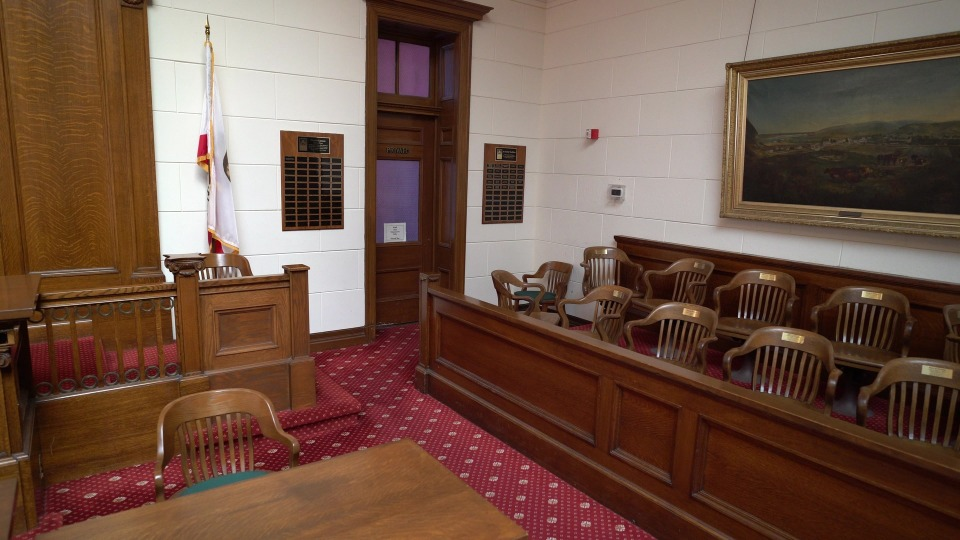
#> input picture input/im_courtroom_00086_left.jpg, 960 x 540 px; its folder holds 4 pictures in this run
$ python script.py
#> lines starting #> are read from the running program, lines starting #| are printed output that depends on the picture; after the words box and inside, x2 and y2 are one past the last pixel; in counts of white or black regions, pixels touching at a corner belong together
import math

# import Q1

import os
import random

import numpy as np
import cv2 as cv
from matplotlib import pyplot as plt

from cv2 import drawMatchesKnn as drawMatchesTwoImages


def algebraic_distance(pts1, pts2, F):
    n = len(pts1)
    sum = 0
    for i in range(len(pts1)):
        sum += np.matmul(np.matmul(np.transpose(pts2[i]), F), pts1[i])
    return abs(sum / n)


def epipolar_distance(pts1, pts2, F):
    sum1 = 0
    sum2 = 0
    for i in range(len(pts1)):
        Fx = np.matmul(F, pts1[i])
        Fxt = np.transpose(Fx)
        a = Fxt[0]
        b = Fxt[1]
        sum1 += (np.matmul(np.transpose(pts2[i]), Fx) / math.sqrt(a ** 2 + b ** 2)) ** 2

    Ft = np.transpose(F)
    for i in range(len(pts2)):
        Fx = np.matmul(Ft, pts2[i])
        Fxt = np.transpose(Fx)
        a = Fxt[0]
        b = Fxt[1]
        sum2 += (np.matmul(np.transpose(pts1[i]), Fx) / math.sqrt(a ** 2 + b ** 2)) ** 2

    return (sum1 + sum2) / len(pts1)


def getPoints(img1, img2):
    sift = cv.SIFT_create()
    # find the keypoints and descriptors with SIFT
    # grey_img1 = cv.cvtColor(img1, cv.COLOR_BGR2GRAY)
    # grey_img2 = cv.cvtColor(img2, cv.COLOR_BGR2GRAY)
    kp1, des1 = sift.detectAndCompute(img1, None)
    kp2, des2 = sift.detectAndCompute(img2, None)

    # [6 lines of commented-out code are left out]
    BF = cv.BFMatcher()
    matches = BF.knnMatch(des1, des2, k=2)
    pts1 = []
    pts2 = []
    for i, (m, n) in enumerate(matches):
        if m.distance < 0.9 * n.distance:
            pts2.append(kp2[m.trainIdx].pt)
            pts1.append(kp1[m.queryIdx].pt)
    return pts1, pts2


def drawlines(img1, img2, lines, pts1, pts2):
    ''' img1 - image on which we draw the epilines for the points in img2
        lines - corresponding epilines '''
    r, c = img1.shape
    img1 = cv.cvtColor(img1,cv.COLOR_GRAY2BGR)
    img2 = cv.cvtColor(img2,cv.COLOR_GRAY2BGR)
    for r, pt1, pt2 in zip(lines, pts1, pts2):

        color = tuple(np.random.randint(0, 255, 3).tolist())
        x0, y0 = map(int, [0, -r[2] / r[1]])
        x1, y1 = map(int, [c, -(r[2] + r[0] * c) / r[1]])
        img1 = cv.line(img1, (x0, y0), (x1, y1), color, 1)
        img1 = cv.circle(img1, tuple(pt1), 5, color, -1)
        img2 = cv.circle(img2, tuple(pt2), 5, color, -1)
    return img1, img2


def findFundamentalMatrix(pts1, pts2, method=cv.FM_8POINT):
    if method == cv.FM_7POINT:
        indexes = [i for i in range(len(pts1))]
        taken = random.sample(indexes, 7)
        pts1 = [pts1[i] for i in taken]
        pts2 = [pts2[i] for i in taken]

    pts1 = np.float32(pts1)
    pts2 = np.float32(pts2)
    F, mask = cv.findFundamentalMat(pts1, pts2, method)
    # We select only inlier points
    pts1 = pts1[mask.ravel() == 1]
    pts2 = pts2[mask.ravel() == 1]
    return F[:3], pts1, pts2


def findAndDrawEpilines(img1, img2, F, pts1, pts2):
    new_pts2 = [[p[0], p[1], 1] for p in pts2]
    #lines1 = np.matmul(new_pts2, F)

    lines1 = cv.computeCorrespondEpilines(pts2,2,F)
    lines1 = lines1.reshape(-1, 3)
    img5, img6 = drawlines(img1, img2, lines1, pts1, pts2)
    # Find epilines corresponding to points in left image (first image) and
    # drawing its lines on right image
    new_pts1 = [[p[0], p[1], 1] for p in pts1]
    #lines2 = np.matmul(new_pts1, F)
    lines2 = cv.computeCorrespondEpilines(pts1,1, F)
    lines2 = lines2.reshape(-1, 3)
    img3, img4 = drawlines(img2, img1, lines2, pts2, pts1)
    cv.imshow("1",img5)
    cv.imshow("2",img3)
    cv.waitKey(0)
    # plt.subplot(121), plt.imshow(img5)
    # plt.subplot(122), plt.imshow(img3)
    # plt.show()
    return new_pts1, new_pts2, F


def run_script(img1, img2, pts1, pts2, method=cv.FM_8POINT):
    #pts1, pts2 = getPoints(img1, img2)
    F, pts1, pts2 = findFundamentalMatrix(pts1[:25], pts2[:25], method)
    return findAndDrawEpilines(img1, img2, F, pts1, pts2)


if __name__ == "__main__":
    print(os.listdir("./input/"))

    img1Path = "./input/im_family_00084_left.jpg"
    img2Path = "./input/im_family_00100_right.jpg"
    pts1 = [(134.33870967741933, 246.17290322580652), (213.82258064516128, 307.2051612903226),
            (460.7903225806452, 149.65677419354836), (567.241935483871, 300.1083870967743),
            (624.016129032258, 172.36645161290323), (855.3709677419354, 209.26967741935493),
            (870.983870967742, 314.30193548387103), (122.9838709677419, 50.30193548387092)]
    pts2 = [(58.209677419354875, 249.0116129032259), (109.30645161290317, 307.2051612903226),
            (349.1774193548388, 126.9470967741936), (554.9838709677417, 335.59225806451616),
            (701.1774193548388, 152.49548387096775), (803.3709677419354, 206.43096774193555),
            (864.4032258064515, 417.9148387096775), (579.1129032258066, 34.68903225806457)]
    img1Path = "./input/im_courtroom_00086_left.jpg"
    img2Path = "./input/im_courtroom_00089_right.jpg"
    pts1 = [(164.14516129032256, 253.26967741935493), (280.53225806451616, 128.36645161290323),
            (435.2419354838709, 112.75354838709677), (524.6612903225807, 143.9793548387097),
            (541.6935483870968, 67.33419354838702), (614.0806451612902, 233.39870967741945),
            (741.8225806451612, 197.9148387096775), (699.241935483871, 412.23741935483883)]
    pts2 = [(295.241935483871, 190.81806451612908), (313.6935483870968, 88.62451612903226),
            (414.4677419354839, 71.59225806451616), (486.8548387096773, 94.30193548387103),
            (496.7903225806451, 29.011612903225796), (567.758064516129, 165.26967741935493),
            (667.1129032258066, 132.62451612903226), (681.3064516129032, 261.785806451613)]
    img1 = cv.imread(img1Path,0)  # queryimage # left image
#> img1: shape (540, 960); min 0, max 255, mean 90.8
    img2 = cv.imread(img2Path,0)  # trainimage # right image
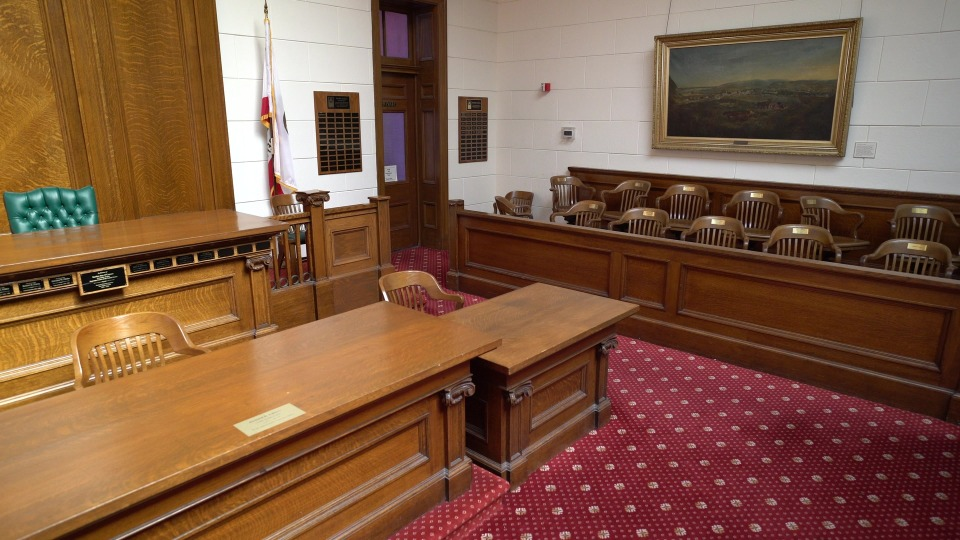
#> input picture input/im_courtroom_00089_right.jpg, 960 x 540 px
#> img2: shape (540, 960); min 0, max 255, mean 99.6


    pts1, pts2, F = run_script(img1, img2, pts1, pts2, method=cv.FM_7POINT)
#> after the loop in drawlines, `for r, pt1, pt2 in zip(lines, pts1, pts2):`:
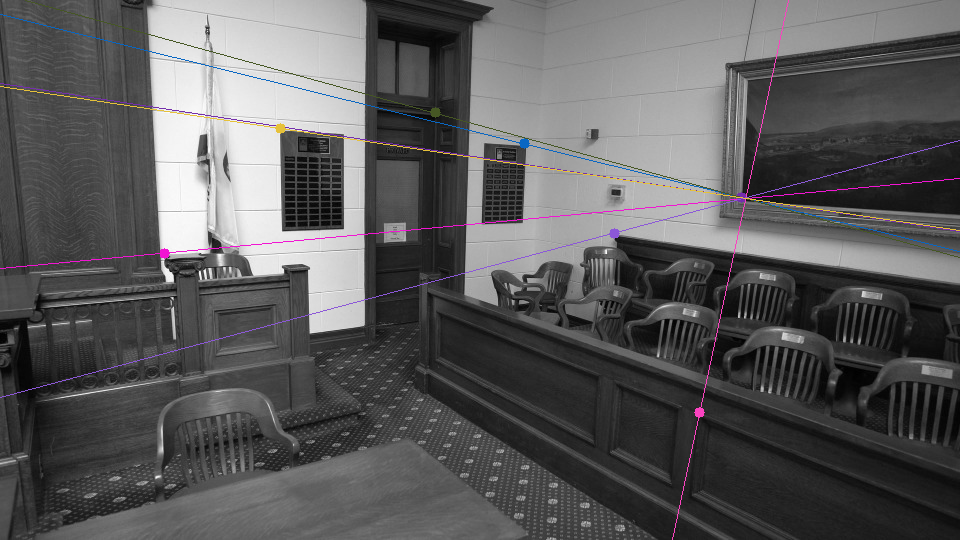
#> img1: shape (540, 960, 3); mean B, G, R 91.3, 90.5, 91.2
#> after the loop in drawlines, `for r, pt1, pt2 in zip(lines, pts1, pts2):`:
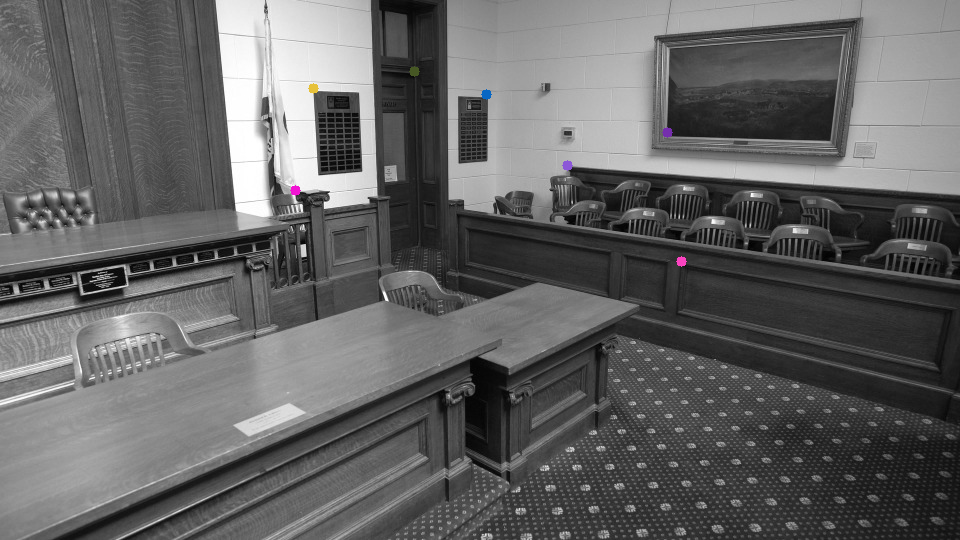
#> img2: shape (540, 960, 3); mean B, G, R 99.6, 99.5, 99.6
#> the loop in drawlines (call 2), `for r, pt1, pt2 in zip(lines, pts1, pts2): ` made 7 passes
#> (y0, y1) on passes 1 to 7: (47, 170), (-2489, 1387), (-13, 199), (241, 76), (-32, 208), (410, -4), (49, 168)
#> pass 1, in drawlines (call 2), `img1 = cv.line(img1, (x0, y0), (x1, y1), color, 1)`:
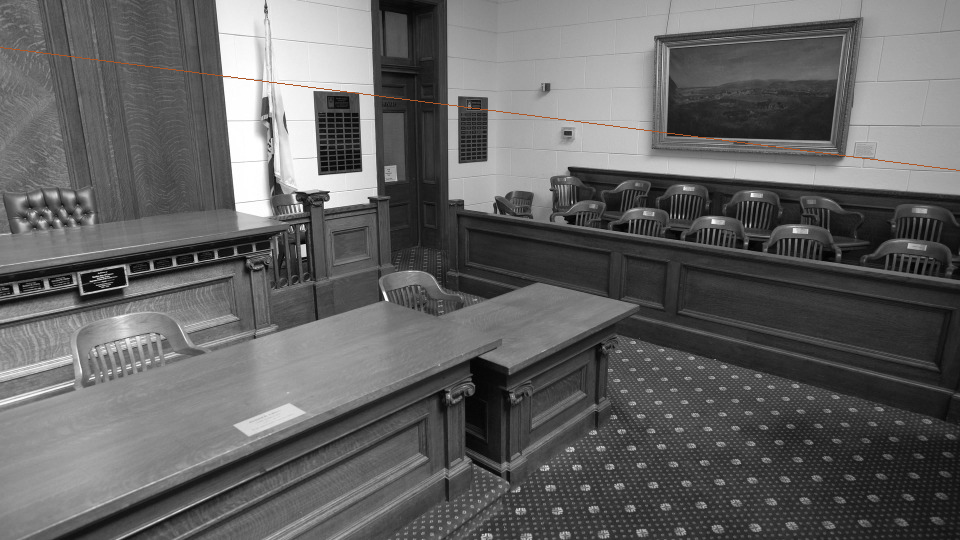
#> img1: shape (540, 960, 3); mean B, G, R 99.4, 99.5, 99.6
#> pass 2, in drawlines (call 2), `img1 = cv.line(img1, (x0, y0), (x1, y1), color, 1)`:
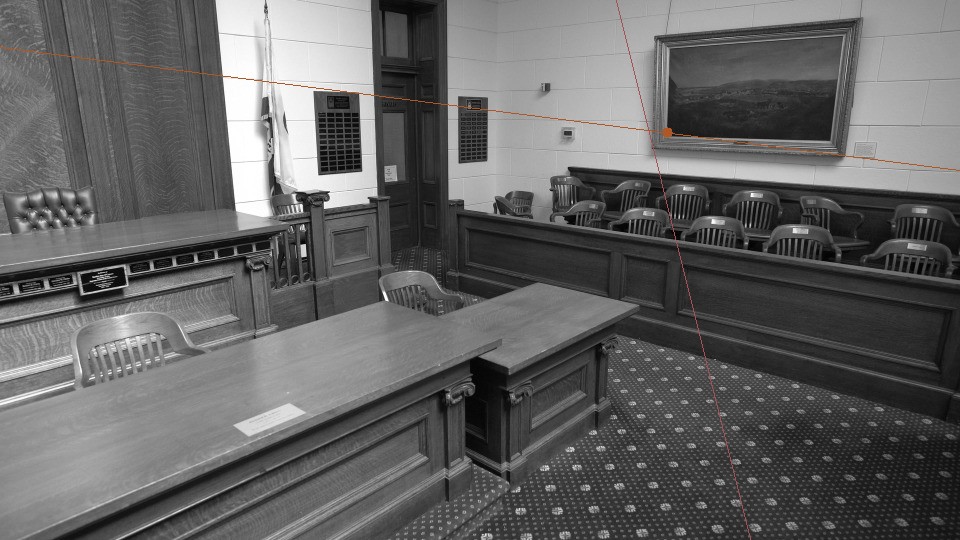
#> img1: shape (540, 960, 3); mean B, G, R 99.4, 99.5, 99.7
#> after the loop in drawlines (call 2), `for r, pt1, pt2 in zip(lines, pts1, pts2):`:
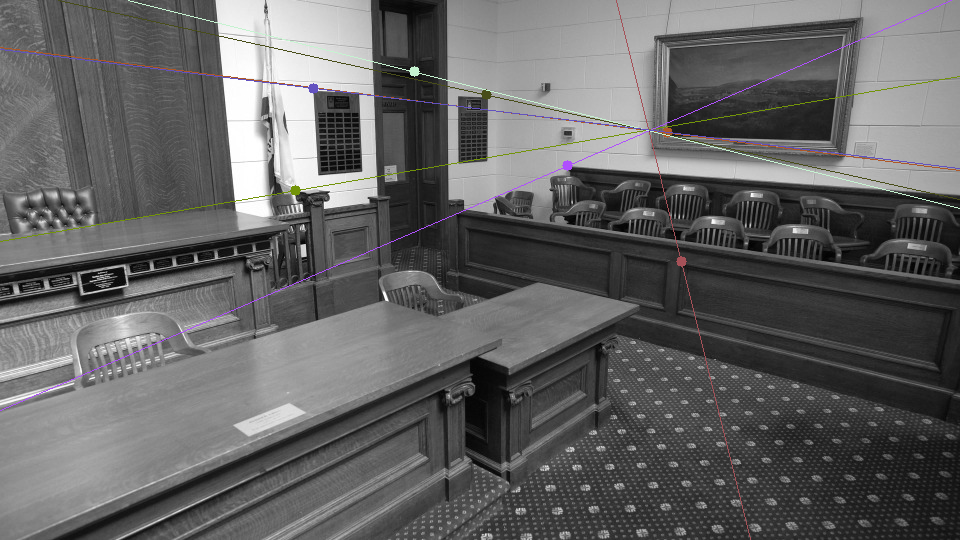
#> img1: shape (540, 960, 3); 0.96% of pixels changed, all inside (x1, y1, x2, y2) = (0, 0, 960, 411)
#> after the loop in drawlines (call 2), `for r, pt1, pt2 in zip(lines, pts1, pts2):`:
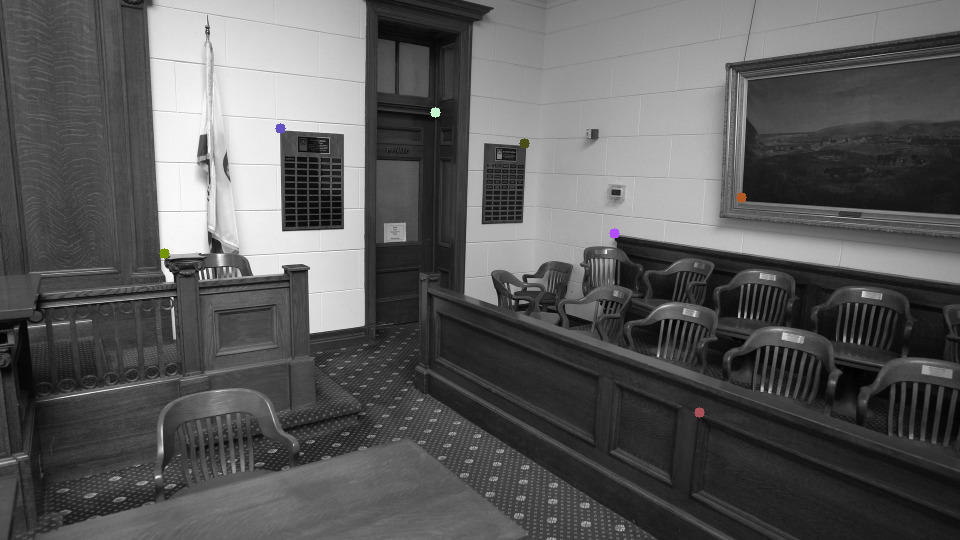
#> img2: shape (540, 960, 3); mean B, G, R 90.8, 90.8, 90.8
#> pts1 = [[741.8, 197.9, 1], [699.2, 412.2, 1], [524.7, 144, 1], [164.1, 253.3, 1], [435.2, 112.8, 1], [614.1, 233.4, 1], [280.5, 128.4, 1]]; pts2 = [[667.1, 132.6, 1], [681.3, 261.8, 1], [486.9, 94.3, 1], [295.2, 190.8, 1], [414.5, 71.59, 1], [567.8, 165.3, 1], [313.7, 88.62, 1]]; F = [[-2.21e-06, 5.51e-05, -0.00929], [-4.56e-05, -2.35e-05, 0.0386], [0.00737, -0.0327, 1]]
    print(epipolar_distance(pts1, pts2, F))
#> the loop in epipolar_distance, `for i in range(len(pts1)):` made 7 passes
#> (Fxt, a, b, sum1) on passes 2 to 7: ([0.0119, -0.00295, -7.33], 0.0119, -0.00295, 2.55e-23), ([-0.00251, 0.0113, 0.157], -0.00251, 0.0113, 2.55e-23), ([0.00431, 0.0252, -6.08], 0.00431, 0.0252, 2.55e-23), ([-0.00404, 0.0161, 0.519], -0.00404, 0.0161, 2.55e-23), ([0.00222, 0.00514, -2.11], 0.00222, 0.00514, 2.55e-23), ([-0.00283, 0.0228, -1.13], -0.00283, 0.0228, 2.55e-23)
#> (Fxt, b, sum1) on pass 1: ([-1.92e-05, 0.00015, -0.00707], 0.00015, 2.54e-23)
#> after the loop in epipolar_distance, `for i in range(len(pts1)):`: sum1 = 2.55e-23
#> in epipolar_distance, `Ft = np.transpose(F)`: Ft = [[-2.21e-06, -4.56e-05, 0.00737], [5.51e-05, -2.35e-05, -0.0327], [-0.00929, 0.0386, 1]]
#> the loop in epipolar_distance, `for i in range(len(pts2)):` made 7 passes
#> (Fxt, a, b, sum2) on passes 1 to 7: ([-0.000148, 0.000958, -0.0798], -0.000148, 0.000958, 7.38e-27), ([-0.00606, -0.00129, 4.77], -0.00606, -0.00129, 8.95e-26), ([0.002, -0.00808, 0.116], 0.002, -0.00808, 1.22e-25), ([-0.00198, -0.0209, 5.62], -0.00198, -0.0209, 1.29e-25), ([0.00319, -0.0115, -0.0879], 0.00319, -0.0115, 1.39e-25), ([-0.00142, -0.00529, 2.1], -0.00142, -0.00529, 3.76e-25), ([0.00264, -0.0175, 1.51], 0.00264, -0.0175, 3.86e-25)
#> after the loop in epipolar_distance, `for i in range(len(pts2)):`: sum2 = 3.86e-25
#| 3.69636296380135e-24
    print(algebraic_distance(pts1, pts2, F))
#> in algebraic_distance, `n = len(pts1)`: n = 7
#> the loop in algebraic_distance, `for i in range(len(pts1)):` made 7 passes
#> sum on passes 1 to 7: -8.33e-17, 1.69e-15, 3.19e-15, 4.97e-15, 6.16e-15, 8.83e-15, 1.06e-14
#> after the loop in algebraic_distance, `for i in range(len(pts1)):`: sum = 1.06e-14
#| 1.5146614121671778e-15
